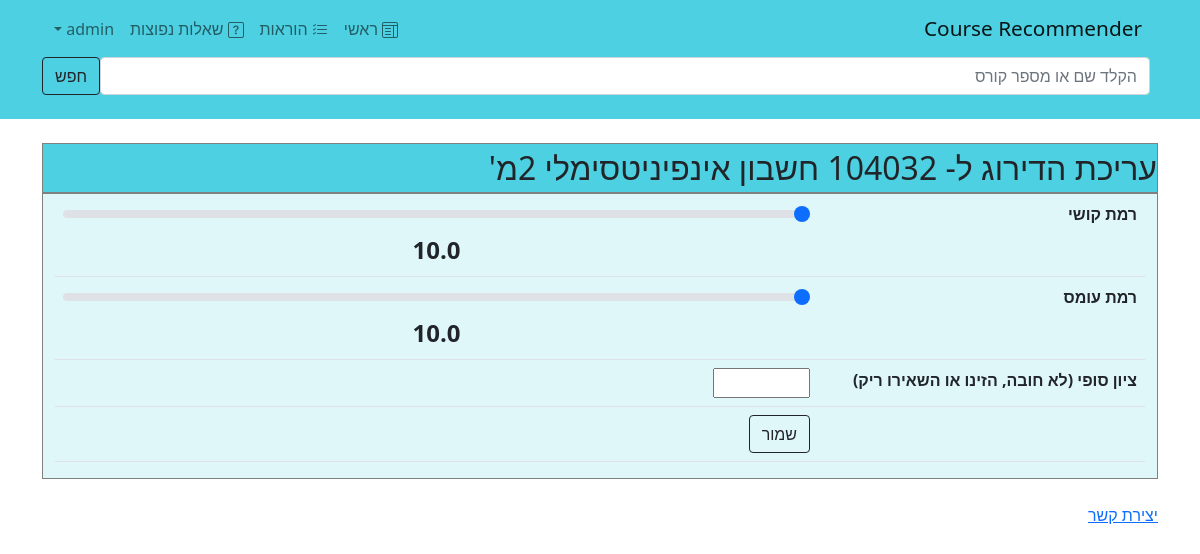
The page /edit_course_rating/104032 (signed in) on the database its author committed.
### CRS/models.py (models this page shows, shortened)
class CourseRating(models.Model):
    user = models.ForeignKey(User, on_delete=models.CASCADE)
    course = models.ForeignKey(Course, on_delete=models.CASCADE)
    difficulty = models.FloatField()
    workload = models.FloatField()
    final_grade = models.IntegerField(default=None, null=True, blank=True)
    semesters_taken = models.CharField(max_length=200, default=None, null=True, blank=True)
    created_at = models.DateTimeField(auto_now_add=True)
    updated_at = models.DateTimeField(auto_now=True)

### CRS/views.py (the view, shortened to what this page needs)
# urls.py: path('edit_course_rating/<int:course_number>', views.edit_course_rating,
@login_required
def edit_course_rating(request, course_number):
    course = get_object_or_404(models.Course, pk=course_number)
    course_rating = get_object_or_404(CourseRating,
                                      course=course,
                                      user=request.user)
    old_diff = course_rating.difficulty
    old_wl = course_rating.workload
    if request.method == "GET":
        course_name_and_number = course.number_string + " " + course.name
        return render(
            request, "CRS/edit_course_rating.html",
            {"form": CourseRatingForm(instance=course_rating),
             "course_name_and_number": course_name_and_number, }
        )

### CRS/user/forms.py
class CourseRatingForm(ModelForm):
    class Meta:
        model = CourseRating
        fields = ('difficulty', 'workload', 'final_grade')
        labels = {
            'difficulty': 'רמת קושי',
            'workload': 'רמת עומס',
            'final_grade': 'ציון סופי (לא חובה, הזינו או השאירו ריק)',
        }
        widgets = {
            'difficulty': forms.NumberInput(
                attrs={'type': 'range', 'class': 'form-range', 'min': '1', 'step': '0.5',
                       'max': '10', 'value': '5', 'style': 'border-style: none;',
                       'oninput': 'this.nextElementSibling.value = this.value'}
            ),
            'workload': forms.NumberInput(
                attrs={'type': 'range', 'class': 'form-range', 'min': '1', 'step': '0.5',
                       'max': '10', 'value': '5', 'style': 'border-style: none;',
                       'oninput': 'this.nextElementSibling.value = this.value'}
            ),
            'final_grade': forms.NumberInput(
                attrs={'type': 'Number', 'min': '0',
                       'max': '100', 'step': '1', 'style': 'width:60'}
            ),
        }

### templates/CRS/edit_course_rating.html (shortened to what this page needs)
{% extends 'base.html' %}
{% block title %}
עריכת הדירוג ל-
{{course_name_and_number}}
{% endblock title %}
{% block content %}
<form method="post">
    <table class="table">
        <tr>
            <th style="width: 30%;">{{ form.difficulty.label}}</th>
            <th dir="ltr">
                {{ form.difficulty }}
                <output style="text-align:center; display: block; font-size:150%">{{ form.difficulty.value }}</output>
            </th>
        </tr>
        <tr>
            <th>{{ form.workload.label}}</th>
            <th dir="ltr">
                {{ form.workload }}
                <output style="text-align:center; display: block; font-size:150%">{{ form.workload.value }}</output>
            </th>
        </tr>
        <tr>
            <th>{{ form.final_grade.label}}</th>
            <th>{{ form.final_grade}}</th>
        </tr>
        <tr>
            <th></th>
            <th>
                <button class="btn btn-outline-dark" type="submit" value="save">
                    שמור
                </button>
            </th>
        </tr>
    </table>
</form>
{% endblock %}

### rows shown on the page
CourseRating: difficulty "10", difficulty.value "10.0", workload "10", workload.value "10.0"

### other values the page prints
{{ course_name_and_number }} "104032 חשבון אינפיניטסימלי 2מ'"
